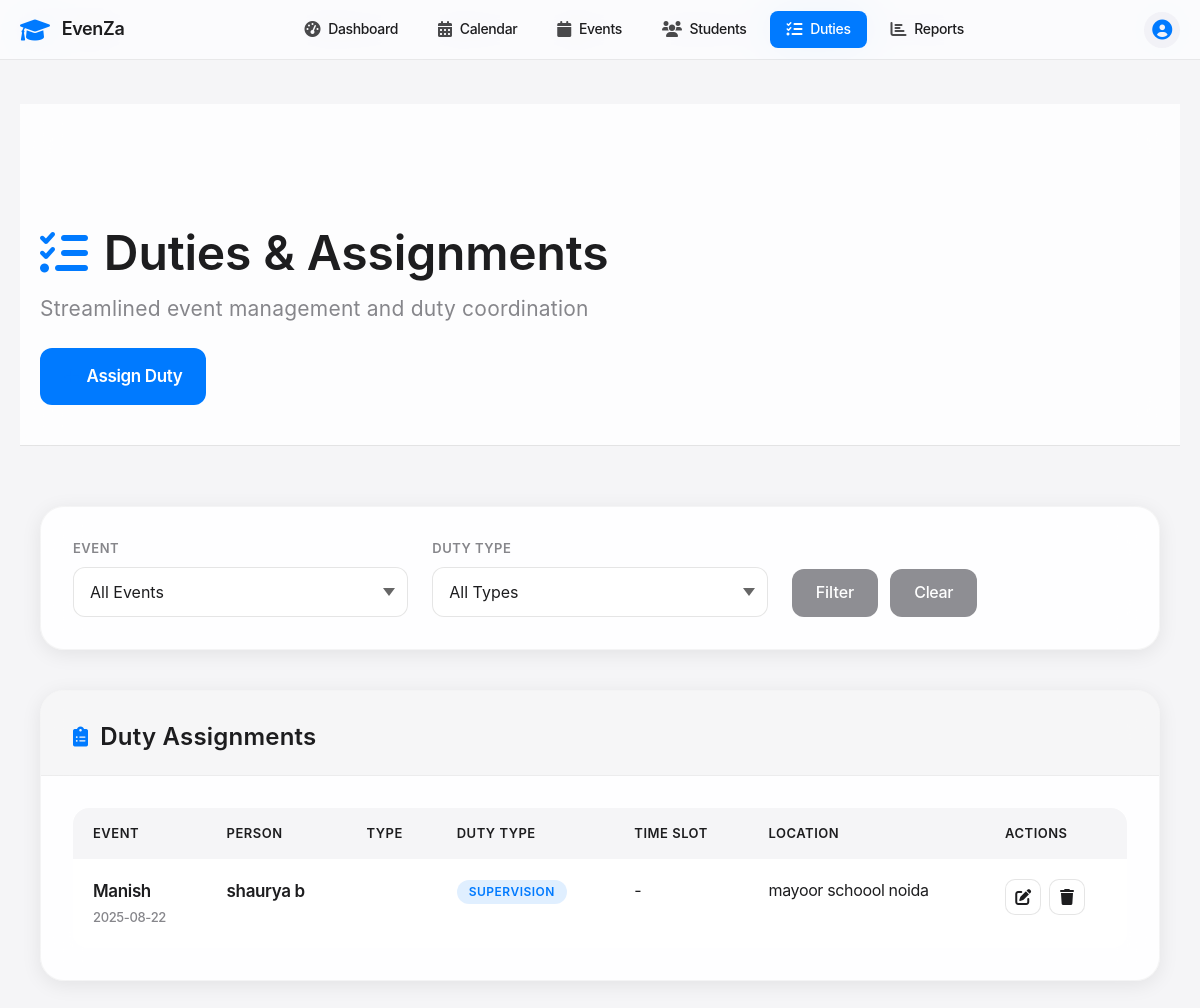
The app's page /duties, older data.
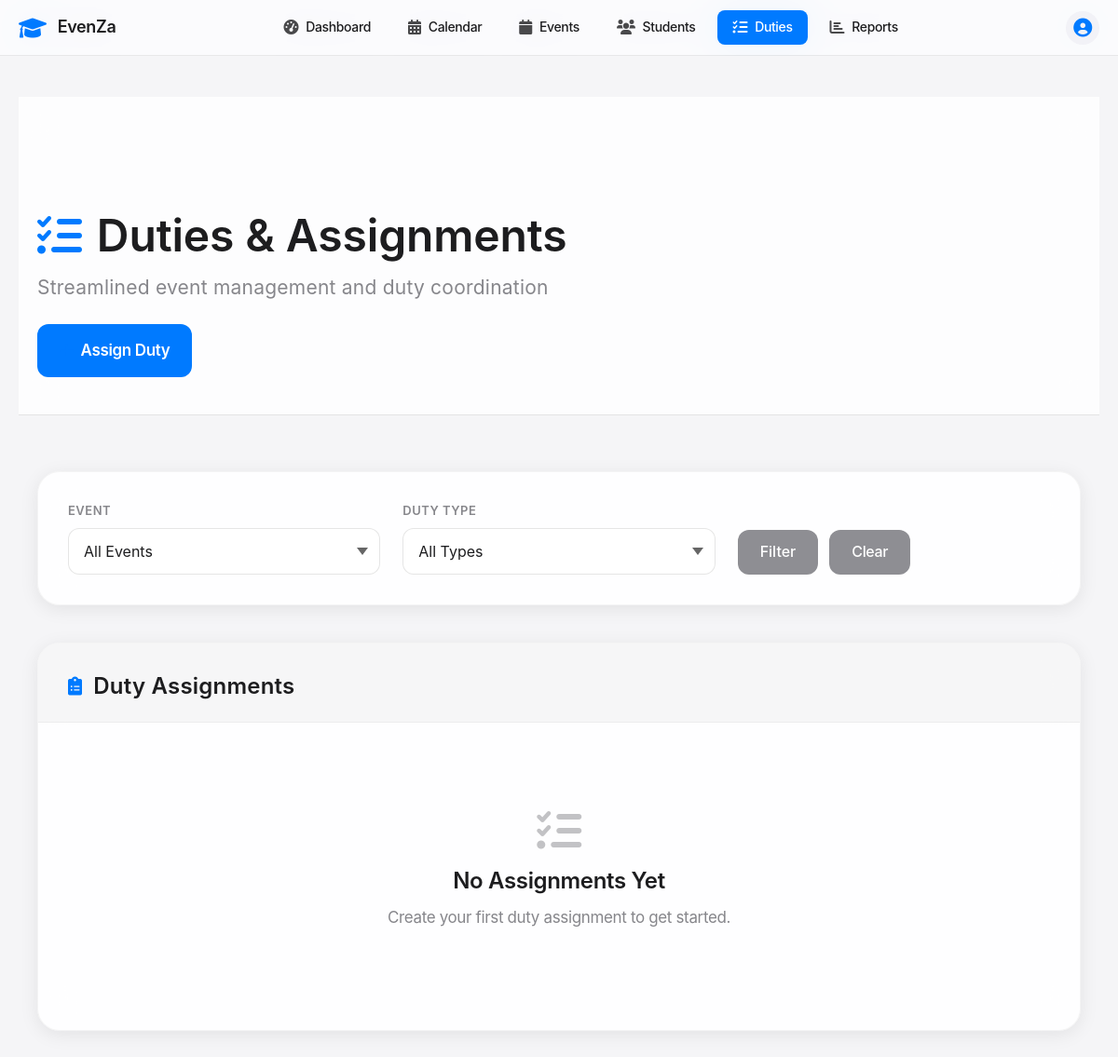
The same page, newer data.
### tables this page shows
CREATE TABLE duties (
            id INTEGER PRIMARY KEY AUTOINCREMENT,
            event_id INTEGER NOT NULL,
            duty_person_id INTEGER NOT NULL,
            duty_type TEXT NOT NULL,
            duty_date DATE NOT NULL,
            start_time TIME NOT NULL,
            end_time TIME NOT NULL,
            location TEXT NOT NULL,
            description TEXT,
            notes TEXT,
            assigned_at TIMESTAMP DEFAULT CURRENT_TIMESTAMP,
            FOREIGN KEY (event_id) REFERENCES events (id) ON DELETE CASCADE,
            FOREIGN KEY (duty_person_id) REFERENCES duty_personnel (id) ON DELETE CASCADE
        );

CREATE TABLE events (
            id INTEGER PRIMARY KEY AUTOINCREMENT,
            name TEXT NOT NULL,
            type TEXT NOT NULL,
            event_date DATE NOT NULL,
            start_time TIME NOT NULL,
            end_time TIME NOT NULL,
            venue TEXT NOT NULL,
            description TEXT,
            host_school TEXT NOT NULL,
            participating_schools TEXT,
            status TEXT DEFAULT 'upcoming',
            created_at TIMESTAMP DEFAULT CURRENT_TIMESTAMP
        );

CREATE TABLE duty_personnel (
            id INTEGER PRIMARY KEY AUTOINCREMENT,
            name TEXT NOT NULL,
            designation TEXT,
            school TEXT,
            contact TEXT,
            email TEXT,
            created_at TIMESTAMP DEFAULT CURRENT_TIMESTAMP
        );

### app.py (the view)
@app.route('/duties')
def duties():
    conn = get_db_connection()
    duties = conn.execute('''
        SELECT d.*, e.name as event_name, e.event_date as event_date,
               dp.name as person_name, dp.designation, dp.school
        FROM duties d
        JOIN events e ON d.event_id = e.id
        JOIN duty_personnel dp ON d.duty_person_id = dp.id
        ORDER BY e.event_date
    ''').fetchall()
    events = conn.execute('SELECT id, name, event_date FROM events ORDER BY event_date').fetchall()
    duty_personnel = conn.execute('SELECT id, name, designation FROM duty_personnel ORDER BY name').fetchall()
    conn.close()
    return render_template('duties.html', duties=duties, events=events,
                         duty_personnel=duty_personnel)

### app.py (called while the page is built)
def get_db_connection():
    conn = sqlite3.connect('events.db')
    conn.row_factory = sqlite3.Row
    return conn

### templates/duties.html (shortened to what the changed rows need)
{% extends "base.html" %}
{% block content %}
<div class="main-header fade-in">
    <div class="container">
        <h1><i class="fas fa-tasks"></i>Duties & Assignments</h1>
    </div>
</div>
<div class="container">
    <div class="apple-card fade-in">
        <div class="card-header">
            <h2 class="card-title">
                <i class="fas fa-clipboard-list"></i>Duty Assignments
            </h2>
        </div>
        <div class="card-body">
            {% if duties %}
                <div class="table-container">
                    <table class="duties-table">
                        <thead>
                            <tr>
                                <th>Event</th>
                                <th>Person</th>
                                <th>Type</th>
                                <th>Duty Type</th>
                                <th>Time Slot</th>
                                <th>Location</th>
                                <th>Actions</th>
                            </tr>
                        </thead>
                        <tbody>
                            {% for duty in duties %}
                                <tr>
                                    <td>
                                        <div class="event-name">{{ duty.event_name }}</div>
                                        <div class="event-date">{{ duty.event_date }}</div>
                                    </td>
                                    <td>
                                        <div class="person-name">{{ duty.person_name }}</div>
                                    </td>
                                    <td>
                                    </td>
                                    <td>
                                        <span class="badge badge-info">{{ duty.duty_type|title }}</span>
                                    </td>
                                    <td>
                                        {{ duty.time_slot or '-' }}
                                    </td>
                                    <td>
                                        {{ duty.location or '-' }}
                                    </td>
                                    <td>
                                        <div class="btn-group">
                                            <a href="{{ url_for('edit_duty', id=duty.id) }}"
                                               class="table-action-btn edit">
                                                <i class="fas fa-edit"></i>
                                            </a>
                                            <form method="POST"
                                                  action="{{ url_for('delete_duty', id=duty.id) }}"
                                                  style="display: inline;">
                                                <button type="submit"
                                                        class="table-action-btn delete"
                                                        onclick="return confirm('Are you sure you want to delete this duty assignment?')">
                                                    <i class="fas fa-trash"></i>
                                                </button>
                                            </form>
                                        </div>
                                    </td>
                                </tr>
                            {% endfor %}
                        </tbody>
                    </table>
                </div>
            {% else %}
                <div class="empty-state">
                    <i class="fas fa-tasks"></i>
                    <h3>No Assignments Yet</h3>
                    <p>Create your first duty assignment to get started.</p>
                </div>
            {% endif %}
        </div>
    </div>
</div>
{% endblock %}

Row changes from the older to the newer data that the page shows:
removed duties: event_name "Manish", event_date "2025-08-22", person_name "shaurya b", duty_type "SUPERVISION", time_slot "-", location "mayoor schoool noida"
Text that changed along with them:
text no longer shown: "EVENT PERSON TYPE DUTY TYPE TIME SLOT LOCATION ACTIONS"
text now shown: "No Assignments Yet Create your first duty assignment to get started."
